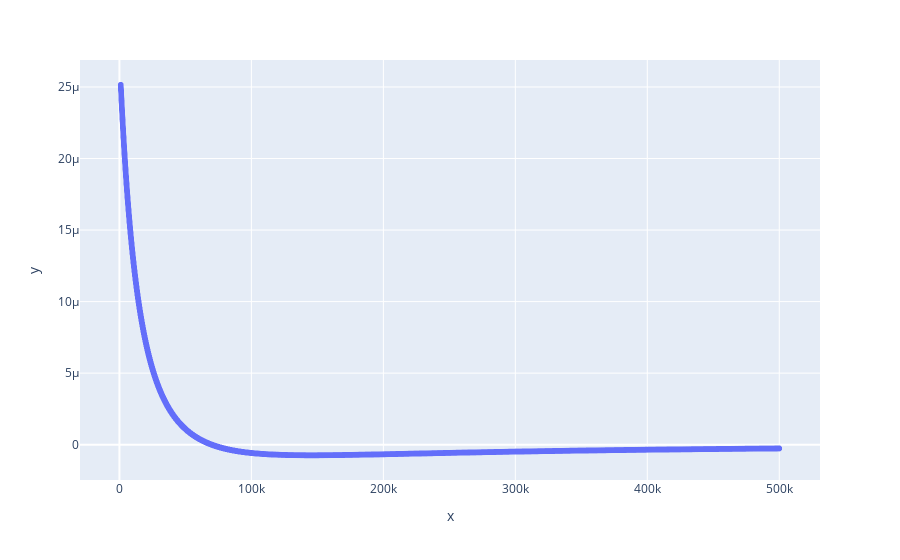

Here is the notebook cell this chart was saved with:
### Code cell
px.scatter(x=x,y=y_derivative, render_mode='webgl')

### Figure 1 — Plotly figure (JSON) as saved in the notebook; plotly's stock layout.template omitted (floating-point values rounded to 4 significant figures; data arrays with more than 128 entries replaced by an {"elided": "..."} marker saying what was removed)
{"data": [{"hovertemplate": "x=%{x}<br>y=%{y}<extra></extra>", "legendgroup": "", "marker": {"color": "#636efa", "symbol": "circle"}, "mode": "markers", "name": "", "showlegend": false, "type": "scattergl", "x": {"elided": "20000 float values"}, "xaxis": "x", "y": {"elided": "20000 float values"}, "yaxis": "y"}], "layout": {"legend": {"tracegroupgap": 0}, "margin": {"t": 60}, "xaxis": {"anchor": "y", "domain": [0, 1], "title": {"text": "x"}}, "yaxis": {"anchor": "x", "domain": [0, 1], "title": {"text": "y"}}}}
